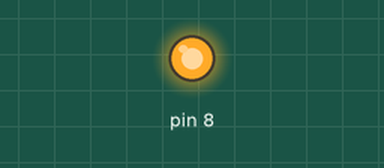
Simulated run of this sketch. Board: Arduino Uno, built with avr-gcc and run on an emulated ATmega328P. Parts: output pins drawn as LEDs (lit = HIGH).

Above: at 0.1 s.
At 10.1 s:
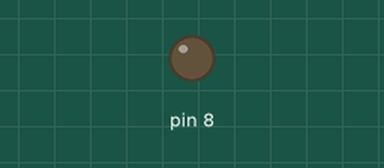
Timing chart, 0 to 11.6 s (numbered marks = the images above):
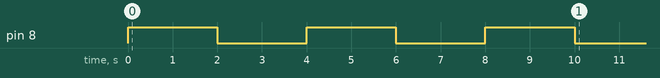

The sketch:

3.3.ino
```cpp
void setup()
{
    pinMode(8,OUTPUT);
    for(int i=0;i<3;i++)
    {
        digitalWrite(8,HIGH);
        delay(2000);
        digitalWrite(8,LOW);
        delay(2000);
    }

}

void loop()
{

}
```
